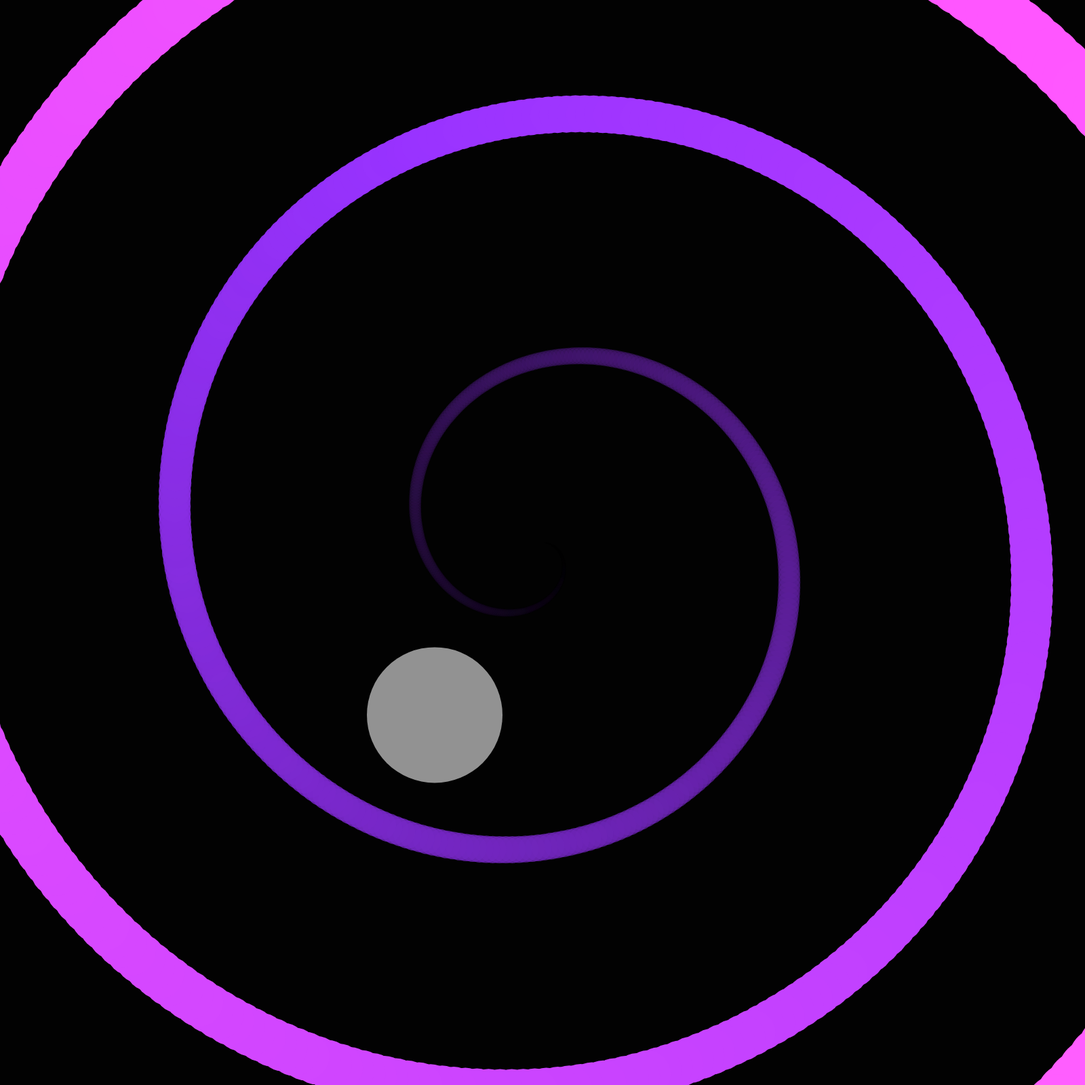
Frame 1 (no input)
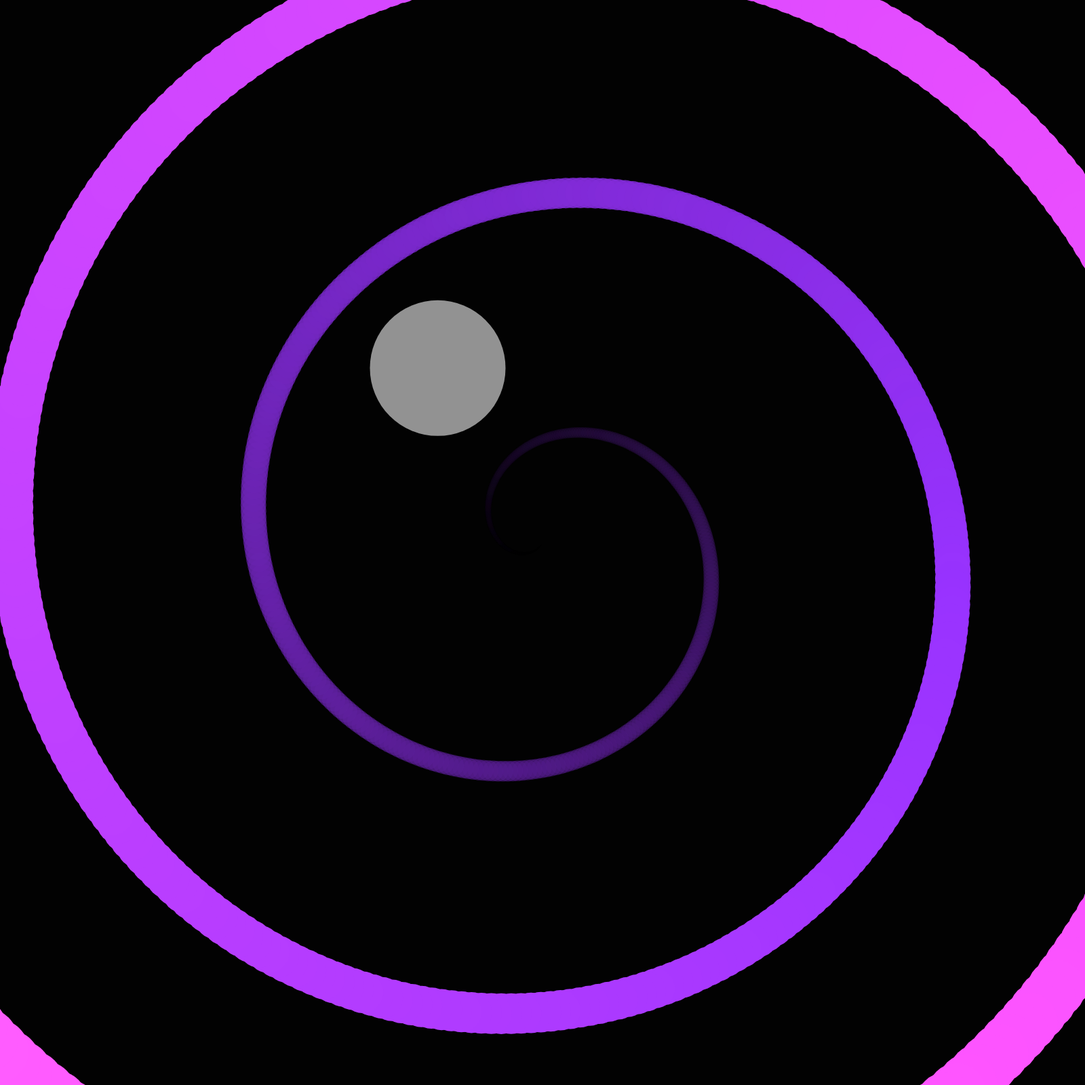
Frame 60 (no input)
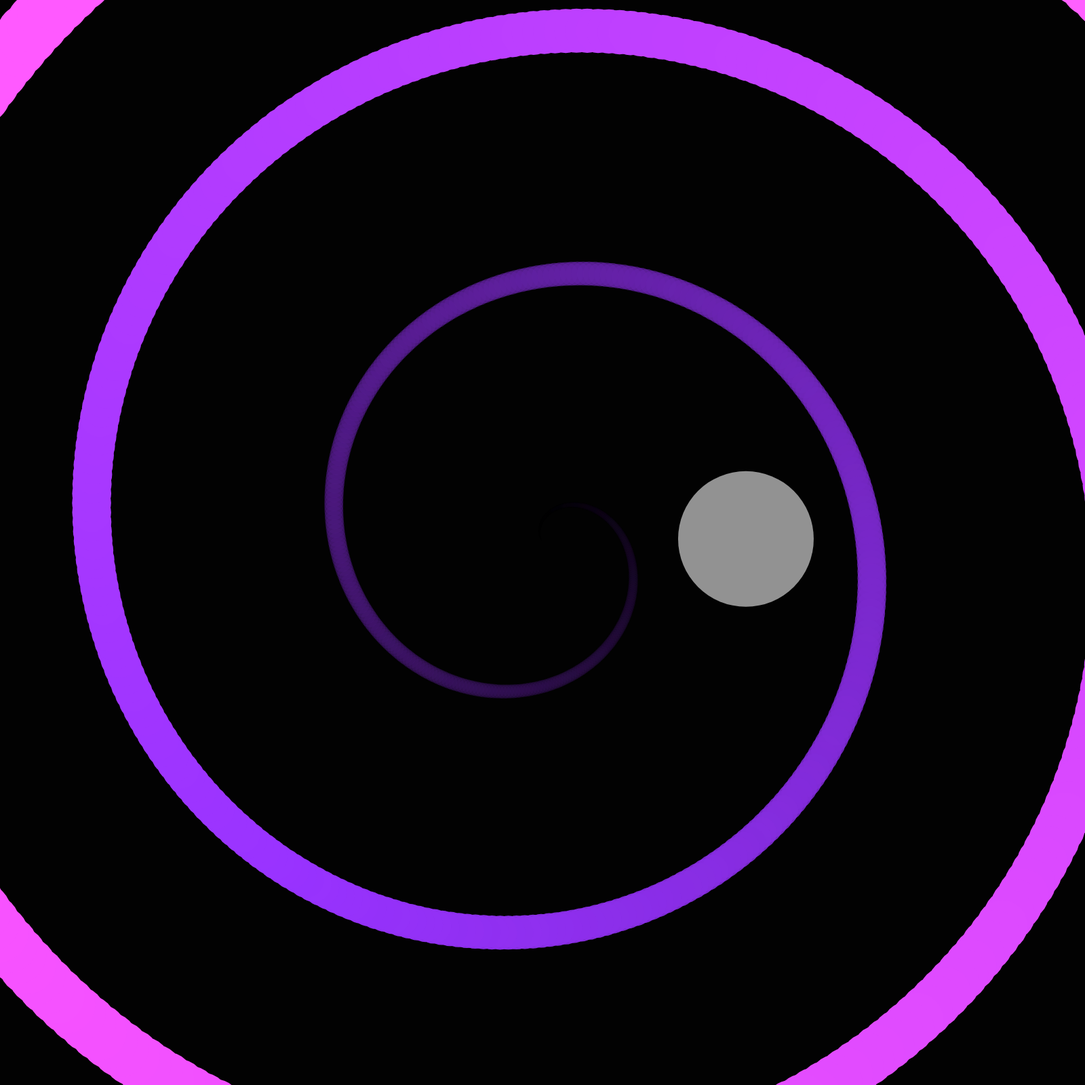
Frame 120 (the mouse pressed at the canvas centre since frame 60)

The p5.js sketch that drew these frames (run headless with seeded random() and noise() and a simulated clock; from frame 60 on, the mouse is pressed at the canvas centre):

// p5.js sketch
// ── sketch.js
let randomColor = (255, 255, 255);
let bgColor = (2, 2, 2);

let originAngle = 2.0;
let angleIncrement = 1;

// Spiral variables
let angle = 2.0;
let offset = 800;
let scalar = 1.5;
let speed = 1.2;
let radius = 2;
let spiralAlpha = 0;
let col = {
  r: 0,
  g: 0,
  b: 0
};

function setup() {
  createCanvas(1600, 1600);
  angleMode(DEGREES);
  frameRate(60)
  //noLoop();
  //colorMode(RGB, 100);

  noSmooth();

  strokeW = 0.3;
  density = 1;

}

function draw() {

  background(bgColor);
  strokeWeight(strokeW);
  stroke(0, 0, 0);
  noStroke();

  // Create spiral growing until it leaves the canvas
  for (let i = 0; i < 1000; i++) {
    // Color gradient as spiral goes on
    col.r += 0.3;
    col.g += 0.1;
    col.b += 0.5;
    let spiralColor = color(col.r, col.g, col.b);
    spiralAlpha += 0.5;
    spiralColor.setAlpha(spiralAlpha);
    radius += 0.1;
    var x = offset + cos(angle) * scalar;
    var y = offset + sin(angle) * scalar;
    fill(spiralColor);
    ellipse(x, y, radius, radius);
    angle += speed;
    scalar += speed;
  }

  // Draw the ball that is circling inside the spiral
  let ballX = cos(angle) * 300 + width / 2;
  let ballY = sin(angle) * 300 + height / 2;
  fill(200, 200, 200, 185);
  strokeWeight(2);
  circle(ballX, ballY, 200);

  // Increment the angle by a little so that the spiral spins around every frame
  angle = originAngle + angleIncrement;
  angleIncrement += 2;

  // Reset various variables on each frame, so that the spiral is drawn in the same way from the middle again
  scalar = 1.5;
  radius = 2;
  spiralAlpha = 0;
  col = {
    r: 0,
    g: 0,
    b: 0
  };
}
